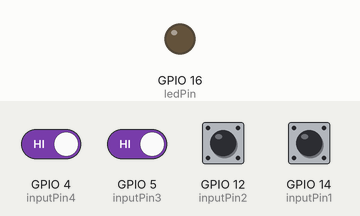
This sketch was run on a simulated ESP8266 (NodeMCU). On the bench: output pins drawn as LEDs (lit = HIGH). The inputs (shaded band) are chosen by the test bench; at power-on: GPIO 4 (inputPin4), GPIO 5 (inputPin3), GPIO 12 (inputPin2), GPIO 14 (inputPin1) HIGH. WiFi joins after 1.5 s; servers stay silent unless stated; the Firebase database answers and starts empty; what the sketch prints to the serial monitor is not drawn.

Above: at 3.3 s.
3.4 s: GPIO 5 (inputPin3) driven LOW
At 3.9 s:
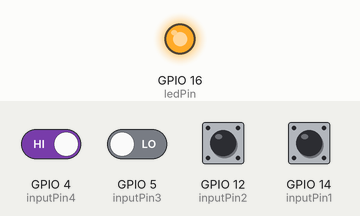
5.0 s: GPIO 4 (inputPin4) driven LOW
At 6.1 s:
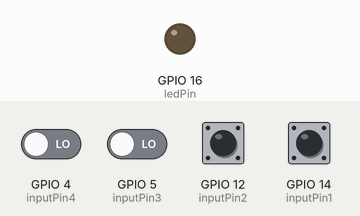
8.0 s: GPIO 4 (inputPin4) driven HIGH
At 10.5 s:
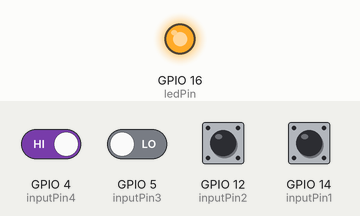
Timing chart, 0 to 12.0 s (numbered marks = the images above; inputs shaded):
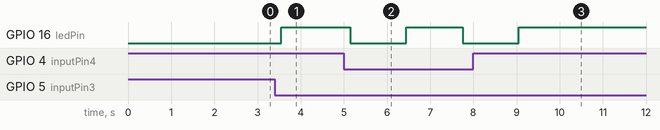

Measured:
- after the input at 3.4 s, GPIO 16 (ledPin): LOW → HIGH after 0.15 s
- after the input at 5.0 s, GPIO 16 (ledPin): HIGH → LOW after 0.15 s, → HIGH 1.3 s later, → LOW 1.3 s later
- after the input at 8.0 s, GPIO 16 (ledPin): goes on until 9.1 s, then stays HIGH

The sketch:

ESP8266_Firebase_Test2_for_upload_.ino
```cpp
#include <FirebaseArduino.h>
#include <ESP8266WiFi.h>

const char* ssid="Your own wifi ssid";
const char* password="Your own wifi password";
const char* firebase_host = "Your own firebase Host";
const char* firebase_auth = "Your own firebase Authentication Key";
//Get the firebase_auth in Firebase.com=>Settings=>Service Accounts
//=>Database Secrets=>Secret
int ledPin = 16;
int inputPin1 = 14;
int inputPin2 = 12;
int inputPin3 = 5;
int inputPin4 = 4;
int val1 = 0;
int val2 = 0;
int val3 = 0;
int val4 = 0;
int nextState1 = 0;
int nextState2 = 0;

void setup() {
  // put your setup code here, to run once:
  pinMode(ledPin, OUTPUT);
  pinMode(inputPin1, INPUT);
  pinMode(inputPin2, INPUT);
  pinMode(inputPin3, INPUT);
  pinMode(inputPin4, INPUT);

  Serial.begin(115200);
  WiFi.disconnect();
  Serial.println();
  Serial.print("Wifi connecting to ");
  Serial.println(ssid);

  WiFi.begin(ssid, password);

  Serial.println();
  Serial.print("Connecting");

  while(WiFi.status() != WL_CONNECTED) {
    delay(500);
    Serial.print(".");
  }

  Serial.println("Wifi Connected Successfully!");
  Serial.print("NODEMCU IP address: ");
  Serial.println(WiFi.localIP());

  Firebase.begin(firebase_host, firebase_auth);
  Firebase.setString("/scratch/block_55/washers/W01/btnCollect", "0");
  Firebase.setString("/scratch/block_55/washers/W01/btnStart", "0");
  Firebase.setString("/scratch/block_55/washers/W02/btnCollect", "0");
  Firebase.setString("/scratch/block_55/washers/W02/btnStart", "0");

}

void loop() {
  // put your main code here, to run repeatedly:
  val1 = digitalRead(inputPin1);
  val2 = digitalRead(inputPin2);
  val3 = digitalRead(inputPin3);
  val4 = digitalRead(inputPin4);

  if(val1 == LOW && nextState1 == 0){
    Firebase.setString("/scratch/block_55/washers/W01/btnStart","1");
    digitalWrite(ledPin, HIGH);
    nextState1 = 1;
    Serial.println(Firebase.getInt("/scratch/block_55/washers/W01/btnStart"));
    delay(1000);
  }

  else if(val1 == HIGH && nextState1 == 1) {
    Firebase.setString("/scratch/block_55/washers/W01/btnStart","1");
    digitalWrite(ledPin, HIGH);
    nextState1 = 1;
    Serial.println(Firebase.getInt("/scratch/block_55/washers/W01/btnStart"));
    delay(1000);
  }

  if(val2 == LOW && nextState1 == 1) {
    Firebase.setString("/scratch/block_55/washers/W01/btnCollect","1");
    digitalWrite(ledPin, LOW);
    nextState1 = 0;
    Serial.println(Firebase.getInt("/scratch/block_55/washers/W01/btnCollect"));
    delay(1000);
  }
/*
  else if(val2 == HIGH && nextState == 1) {
    Firebase.setString("/BtnPress/CollectClothes","Clothes have been collected");
    digitalWrite(ledPin, LOW);
    nextState = 0;
    Serial.println(Firebase.getInt("/BtnPress/CollectClothes"));
    Serial.println("Switch is released");
    delay(1000);
  }
  */

  if(val3 == LOW && nextState2 == 0){
    Firebase.setString("/scratch/block_55/washers/W02/btnStart","1");
    digitalWrite(ledPin, HIGH);
    nextState2 = 1;
    Serial.println(Firebase.getInt("/scratch/block_55/washers/W01/btnStart"));
    delay(1000);
  }

  else if(val3 == HIGH && nextState2 == 1) {
    Firebase.setString("/scratch/block_55/washers/W02/btnStart","1");
    digitalWrite(ledPin, HIGH);
    nextState2 = 1;
    Serial.println(Firebase.getInt("/scratch/block_55/washers/W01/btnStart"));
    delay(1000);
  }

  if(val4 == LOW && nextState2 == 1) {
    Firebase.setString("/scratch/block_55/washers/W02/btnCollect","1");
    digitalWrite(ledPin, LOW);
    nextState2 = 0;
    Serial.println(Firebase.getInt("/scratch/block_55/washers/W01/btnCollect"));
    delay(1000);
  }
}
```
